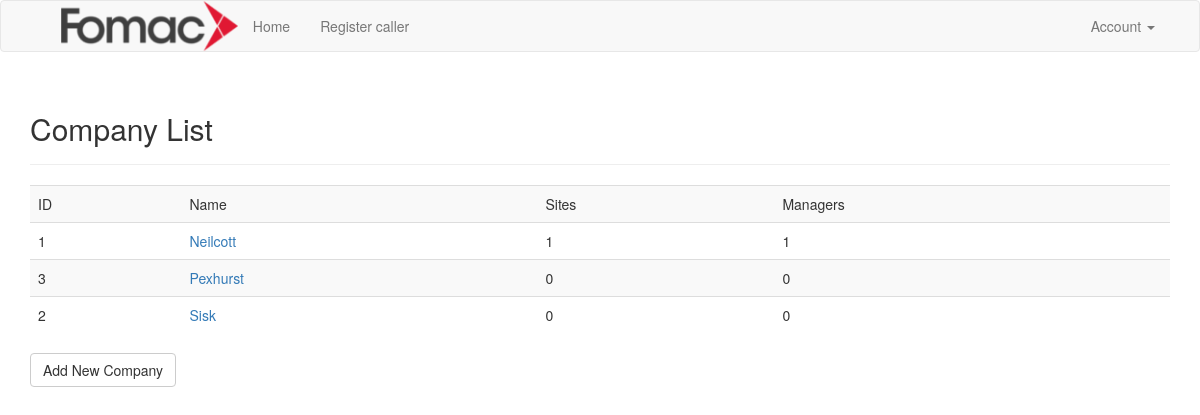
/company/ (signed in), run on an earlier commit of the app's database.
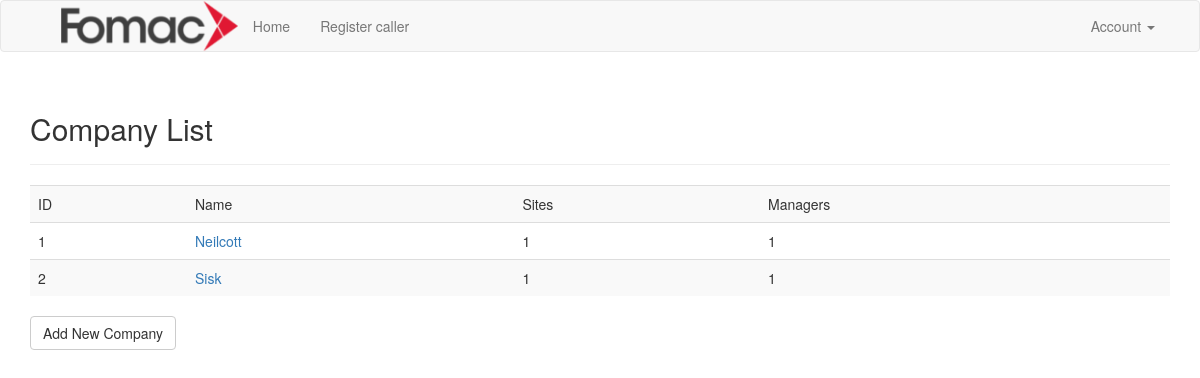
And on a later commit of the database.
### app/models.py (models this page shows, shortened)
class Company(db.Model):
    __tablename__ = 'company'
    id = db.Column(db.Integer, primary_key=True)
    name = db.Column(db.String(64))
    sites = db.relationship('Site', backref='company', lazy='dynamic')
    managers = db.relationship('SiteManager', backref='company', lazy='dynamic')
    class Meta:
        ordering = (('id', 'desc'),)

### app/company/views.py (the view)
@company.route('/')
@login_required
def company_index():
    companies = Company.query.order_by(Company.name.asc())
    return render_template('company/index.html', companies=companies)

### app/models.py (called while the page is built)
@login_manager.user_loader
def load_user(staff_id):
    return Staff.query.get(int(staff_id))

### app/templates/company/index.html
{% extends "base.html" %}
{% block page_content %}
<div class="page-header">
<h2>Company List</h2>
</div>
<table class="table table-striped">
<tr>
    <td>ID</td>
    <td>Name</td>
    <td>Sites</td>
    <td>Managers</td>
</tr>
{% for company in companies  %}
<tr>
    <td>{{ company.id }}</td>
    <td><a href="{{ url_for('company.company_profile', type='id', value=company.id) }}">{{ company.name }}</a></td>
    <td>{{ company.sites.count() }}</td>
    <td>{{ company.managers.count() }}</td>
</tr>
{% endfor %}
</table>
<a class="btn btn-default" href="{{ url_for('company.new_company') }}">Add New Company</a>
{% endblock %}

What changed in the data, as far as the page shows it:
removed Company: id "3", name "Pexhurst", sites.count "0", managers.count "0"
computed for Company "Sisk": sites.count "0" → "1"; managers.count "0" → "1"
